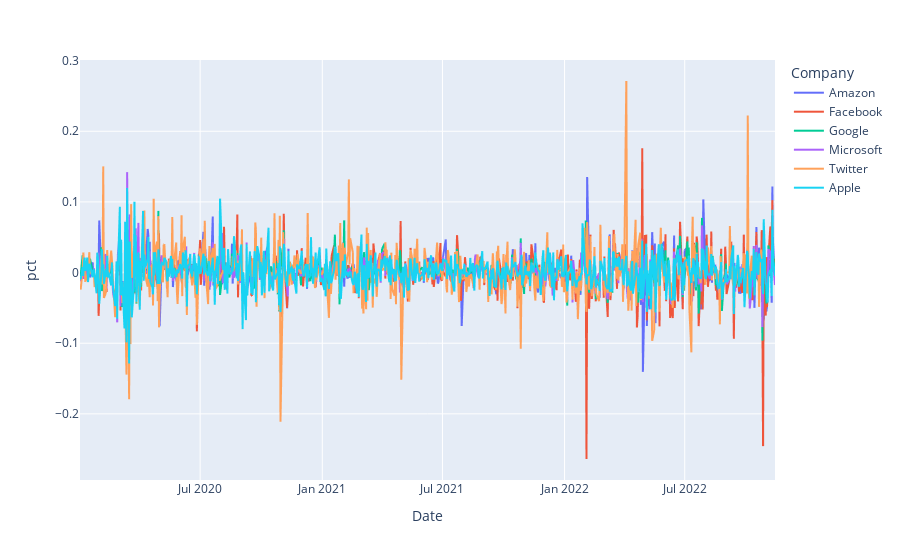

Write notebook code for a chart like this one.
### Code cell
import plotly.express as px

fig = px.line(DataSet, x="Date", y="pct", color='Company')
fig.show()

### Figure 1 — Plotly figure (JSON) as saved in the notebook; plotly's stock layout.template omitted (floating-point values rounded to 4 significant figures; data arrays with more than 128 entries replaced by an {"elided": "..."} marker saying what was removed)
{"data": [{"hovertemplate": "Company=Amazon<br>Date=%{x}<br>pct=%{y}<extra></extra>", "legendgroup": "Amazon", "line": {"color": "#636efa", "dash": "solid"}, "marker": {"symbol": "circle"}, "mode": "lines", "name": "Amazon", "showlegend": true, "type": "scattergl", "x": {"elided": "724 str values"}, "xaxis": "x", "y": {"elided": "724 float values"}, "yaxis": "y"}, {"hovertemplate": "Company=Facebook<br>Date=%{x}<br>pct=%{y}<extra></extra>", "legendgroup": "Facebook", "line": {"color": "#EF553B", "dash": "solid"}, "marker": {"symbol": "circle"}, "mode": "lines", "name": "Facebook", "showlegend": true, "type": "scattergl", "x": {"elided": "724 str values"}, "xaxis": "x", "y": {"elided": "724 float values"}, "yaxis": "y"}, {"hovertemplate": "Company=Google<br>Date=%{x}<br>pct=%{y}<extra></extra>", "legendgroup": "Google", "line": {"color": "#00cc96", "dash": "solid"}, "marker": {"symbol": "circle"}, "mode": "lines", "name": "Google", "showlegend": true, "type": "scattergl", "x": {"elided": "724 str values"}, "xaxis": "x", "y": {"elided": "724 float values"}, "yaxis": "y"}, {"hovertemplate": "Company=Microsoft<br>Date=%{x}<br>pct=%{y}<extra></extra>", "legendgroup": "Microsoft", "line": {"color": "#ab63fa", "dash": "solid"}, "marker": {"symbol": "circle"}, "mode": "lines", "name": "Microsoft", "showlegend": true, "type": "scattergl", "x": {"elided": "724 str values"}, "xaxis": "x", "y": {"elided": "724 float values"}, "yaxis": "y"}, {"hovertemplate": "Company=Twitter<br>Date=%{x}<br>pct=%{y}<extra></extra>", "legendgroup": "Twitter", "line": {"color": "#FFA15A", "dash": "solid"}, "marker": {"symbol": "circle"}, "mode": "lines", "name": "Twitter", "showlegend": true, "type": "scattergl", "x": {"elided": "712 str values"}, "xaxis": "x", "y": {"elided": "712 float values"}, "yaxis": "y"}, {"hovertemplate": "Company=Apple<br>Date=%{x}<br>pct=%{y}<extra></extra>", "legendgroup": "Apple", "line": {"color": "#19d3f3", "dash": "solid"}, "marker": {"symbol": "circle"}, "mode": "lines", "name": "Apple", "showlegend": true, "type": "scattergl", "x": {"elided": "724 str values"}, "xaxis": "x", "y": {"elided": "724 float values"}, "yaxis": "y"}], "layout": {"legend": {"title": {"text": "Company"}, "tracegroupgap": 0}, "margin": {"t": 60}, "xaxis": {"anchor": "y", "domain": [0, 1], "title": {"text": "Date"}}, "yaxis": {"anchor": "x", "domain": [0, 1], "title": {"text": "pct"}}}}
